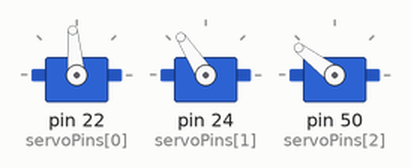
Recording of a sketch running on a simulated Arduino Mega 2560, built with avr-gcc and run on an emulated ATmega2560. On the bench: 3 × servo.

Above: at 0.05 s.
At 0.4 s:
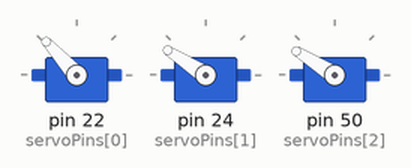
At 0.8 s:
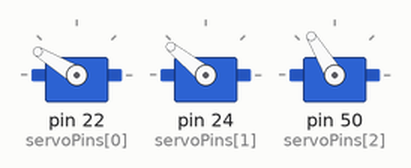
At 1.55 s:
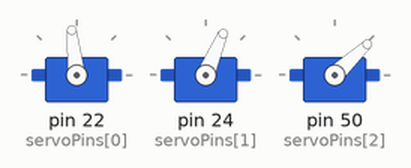
At 2.3 s:
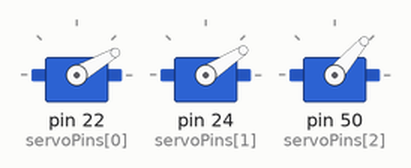
At 3.1 s:
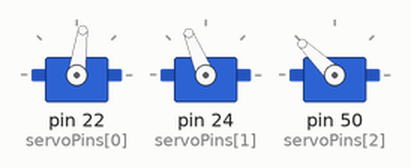
Timing chart, 0 to 7.2 s (numbered marks = the images above):
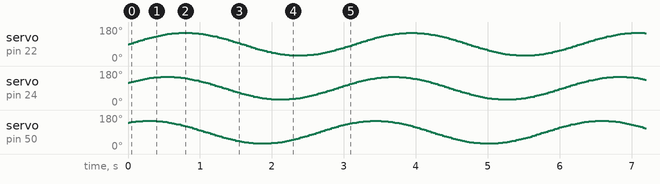

The sketch:

90_reset.ino
```cpp
#include <Servo.h>

// --- CONFIGURATION ---
const int NUM_SERVOS = 3;             // Change this to 32 when you add more
const int servoPins[] = {22, 24, 50}; // Add your pins here (e.g., 22, 23, 24...)

// Wave Settings
const float WAVE_SPEED = 0.002;       // Higher is faster
const float PHASE_SHIFT = 0.5;        // Difference between adjacent servos
const int CENTER_ANGLE = 90;          // Middle of servo movement
const int AMPLITUDE = 60;             // How far it swings (90 +/- 60)

Servo myServos[NUM_SERVOS];

void setup() {
  for (int i = 0; i < NUM_SERVOS; i++) {
    myServos[i].attach(servoPins[i]);
  }
}

void loop() {
  unsigned long currentTime = millis();

  for (int i = 0; i < NUM_SERVOS; i++) {
    // 1. Calculate the phase for this specific servo
    // Formula: sin(time_factor + (servo_index * offset))
    float phase = (currentTime * WAVE_SPEED) + (i * PHASE_SHIFT);

    // 2. Generate sine value (-1.0 to 1.0)
    float sineValue = sin(phase);

    // 3. Map to servo angle (0 to 180)
    int angle = CENTER_ANGLE + (sineValue * AMPLITUDE);

    // 4. Update servo
    myServos[i].write(angle);
  }

  // Small delay to prevent CPU saturation, but keeps motion fluid
  delay(15);
}
```
